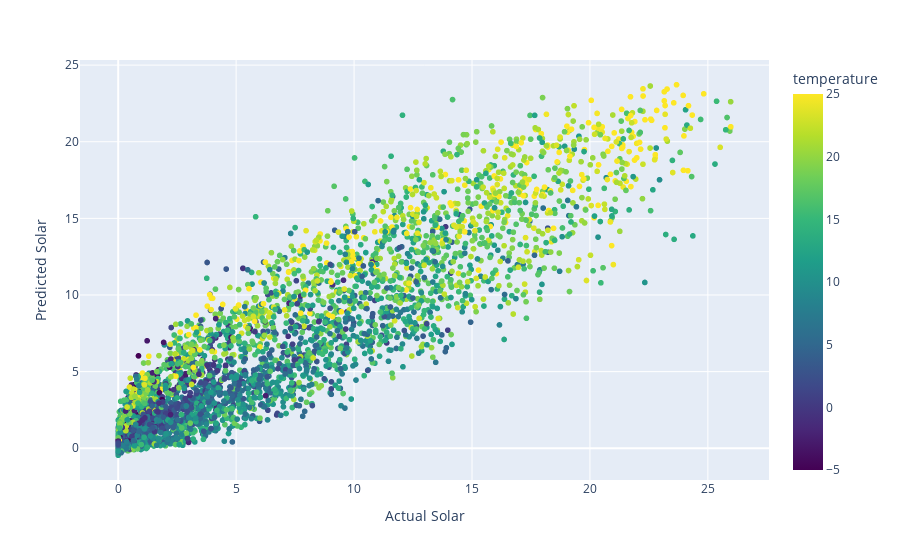

The cell this chart's notebook holds for it:
### Code cell
fig = px.scatter(x=y_test["solar_GW"], y=y_predict[:, 0], 
                 color=X_test["temperature"], range_color=[-5, 25],
                 color_continuous_scale="Viridis")
fig.update_layout(xaxis_title="Actual Solar", 
                  yaxis_title="Predicted Solar", 
                  coloraxis_colorbar=dict(title="temperature"))
fig.show()

### Figure 1 — Plotly figure (JSON) as saved in the notebook; plotly's stock layout.template omitted (floating-point values rounded to 4 significant figures; data arrays with more than 128 entries replaced by an {"elided": "..."} marker saying what was removed)
{"data": [{"hoverlabel": {"namelength": 0}, "hovertemplate": "x=%{x}<br>y=%{y}<br>color=%{marker.color}", "legendgroup": "", "marker": {"color": {"elided": "7004 float values"}, "coloraxis": "coloraxis", "symbol": "circle"}, "mode": "markers", "name": "", "showlegend": false, "type": "scattergl", "x": {"elided": "7004 float values"}, "xaxis": "x", "y": {"elided": "7004 float values"}, "yaxis": "y"}], "layout": {"coloraxis": {"cmax": 25, "cmin": -5, "colorbar": {"title": {"text": "temperature"}}, "colorscale": [[0, "#440154"], [0.1111, "#482878"], [0.2222, "#3e4989"], [0.3333, "#31688e"], [0.4444, "#26828e"], [0.5556, "#1f9e89"], [0.6667, "#35b779"], [0.7778, "#6ece58"], [0.8889, "#b5de2b"], [1, "#fde725"]]}, "legend": {"tracegroupgap": 0}, "margin": {"t": 60}, "xaxis": {"anchor": "y", "domain": [0, 1], "title": {"text": "Actual Solar"}}, "yaxis": {"anchor": "x", "domain": [0, 1], "title": {"text": "Predicted Solar"}}}}
